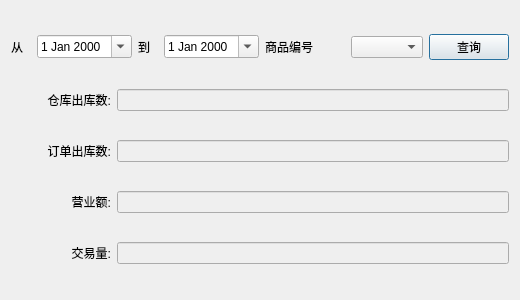
<?xml version="1.0" encoding="UTF-8"?>
<ui version="4.0">
 <class>Sale_Stocktaking_Dialog</class>
 <widget class="QDialog" name="Sale_Stocktaking_Dialog">
  <property name="geometry">
   <rect>
    <x>0</x>
    <y>0</y>
    <width>454</width>
    <height>300</height>
   </rect>
  </property>
  <property name="windowTitle">
   <string>销售记录盘点</string>
  </property>
  <layout class="QHBoxLayout" name="horizontalLayout_6">
   <item>
    <layout class="QVBoxLayout" name="verticalLayout">
     <item>
      <layout class="QHBoxLayout" name="horizontalLayout">
       <property name="sizeConstraint">
        <enum>QLayout::SetMinimumSize</enum>
       </property>
       <item>
        <widget class="QLabel" name="label_4">
         <property name="minimumSize">
          <size>
           <width>20</width>
           <height>0</height>
          </size>
         </property>
         <property name="maximumSize">
          <size>
           <width>20</width>
           <height>16777215</height>
          </size>
         </property>
         <property name="text">
          <string>从</string>
         </property>
         <property name="alignment">
          <set>Qt::AlignLeading|Qt::AlignLeft|Qt::AlignVCenter</set>
         </property>
        </widget>
       </item>
       <item>
        <widget class="QDateEdit" name="Sale_dateEdit_start">
         <property name="calendarPopup">
          <bool>true</bool>
         </property>
        </widget>
       </item>
       <item>
        <widget class="QLabel" name="label_6">
         <property name="minimumSize">
          <size>
           <width>20</width>
           <height>0</height>
          </size>
         </property>
         <property name="maximumSize">
          <size>
           <width>20</width>
           <height>16777215</height>
          </size>
         </property>
         <property name="text">
          <string>到</string>
         </property>
        </widget>
       </item>
       <item>
        <widget class="QDateEdit" name="Sale_dateEdit_end">
         <property name="calendarPopup">
          <bool>true</bool>
         </property>
        </widget>
       </item>
       <item>
        <widget class="QLabel" name="label_7">
         <property name="minimumSize">
          <size>
           <width>80</width>
           <height>0</height>
          </size>
         </property>
         <property name="maximumSize">
          <size>
           <width>80</width>
           <height>16777215</height>
          </size>
         </property>
         <property name="text">
          <string>商品编号</string>
         </property>
        </widget>
       </item>
       <item>
        <widget class="QComboBox" name="Sale_item_id_combobox"/>
       </item>
       <item>
        <widget class="QPushButton" name="Sale_pushButton_check">
         <property name="text">
          <string>查询</string>
         </property>
        </widget>
       </item>
      </layout>
     </item>
     <item>
      <layout class="QHBoxLayout" name="horizontalLayout_2">
       <item>
        <widget class="QLabel" name="label">
         <property name="minimumSize">
          <size>
           <width>100</width>
           <height>0</height>
          </size>
         </property>
         <property name="maximumSize">
          <size>
           <width>100</width>
           <height>16777215</height>
          </size>
         </property>
         <property name="text">
          <string>仓库出库数:</string>
         </property>
         <property name="alignment">
          <set>Qt::AlignRight|Qt::AlignTrailing|Qt::AlignVCenter</set>
         </property>
        </widget>
       </item>
       <item>
        <widget class="QLineEdit" name="Sale_lineEdit_depot_out">
         <property name="enabled">
          <bool>false</bool>
         </property>
        </widget>
       </item>
      </layout>
     </item>
     <item>
      <layout class="QHBoxLayout" name="horizontalLayout_3">
       <item>
        <widget class="QLabel" name="label_2">
         <property name="minimumSize">
          <size>
           <width>100</width>
           <height>0</height>
          </size>
         </property>
         <property name="maximumSize">
          <size>
           <width>100</width>
           <height>16777215</height>
          </size>
         </property>
         <property name="text">
          <string>订单出库数:</string>
         </property>
         <property name="alignment">
          <set>Qt::AlignRight|Qt::AlignTrailing|Qt::AlignVCenter</set>
         </property>
        </widget>
       </item>
       <item>
        <widget class="QLineEdit" name="Sale_lineEdit_order_out">
         <property name="enabled">
          <bool>false</bool>
         </property>
        </widget>
       </item>
      </layout>
     </item>
     <item>
      <layout class="QHBoxLayout" name="horizontalLayout_4">
       <item>
        <widget class="QLabel" name="label_3">
         <property name="minimumSize">
          <size>
           <width>100</width>
           <height>0</height>
          </size>
         </property>
         <property name="maximumSize">
          <size>
           <width>100</width>
           <height>16777215</height>
          </size>
         </property>
         <property name="text">
          <string>营业额:</string>
         </property>
         <property name="alignment">
          <set>Qt::AlignRight|Qt::AlignTrailing|Qt::AlignVCenter</set>
         </property>
        </widget>
       </item>
       <item>
        <widget class="QLineEdit" name="Sale_lineEdit_turnover">
         <property name="enabled">
          <bool>false</bool>
         </property>
        </widget>
       </item>
      </layout>
     </item>
     <item>
      <layout class="QHBoxLayout" name="horizontalLayout_5">
       <item>
        <widget class="QLabel" name="label_5">
         <property name="minimumSize">
          <size>
           <width>100</width>
           <height>0</height>
          </size>
         </property>
         <property name="maximumSize">
          <size>
           <width>100</width>
           <height>16777215</height>
          </size>
         </property>
         <property name="text">
          <string>交易量:</string>
         </property>
         <property name="alignment">
          <set>Qt::AlignRight|Qt::AlignTrailing|Qt::AlignVCenter</set>
         </property>
        </widget>
       </item>
       <item>
        <widget class="QLineEdit" name="Sale_lineEdit_volume">
         <property name="enabled">
          <bool>false</bool>
         </property>
        </widget>
       </item>
      </layout>
     </item>
    </layout>
   </item>
  </layout>
 </widget>
 <resources/>
 <connections/>
</ui>
